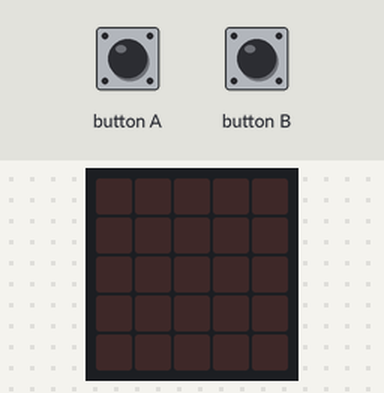
Bench run of a program on a simulated BBC micro:bit running MicroPython. On the bench: the board's 5×5 LED display. The test bench sets the inputs (shaded band).

Above: at 1.2 s.
1.3 s: button A pressed for 0.15 s
At 2.4 s:
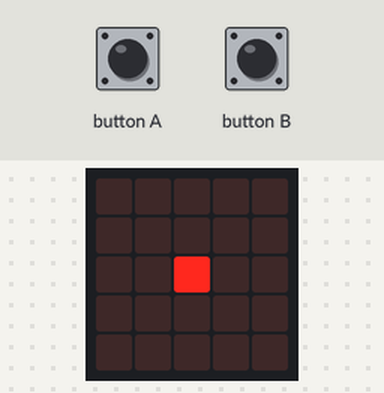
2.9 s: button B pressed for 0.15 s
At 3.6 s:
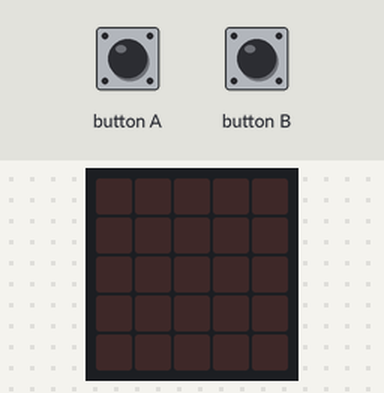
4.5 s: button B pressed for 1 s
At 4.8 s:
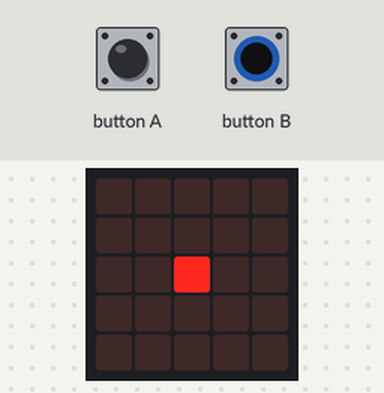
7.0 s: button B pressed for 3.2 s
At 7.9 s:
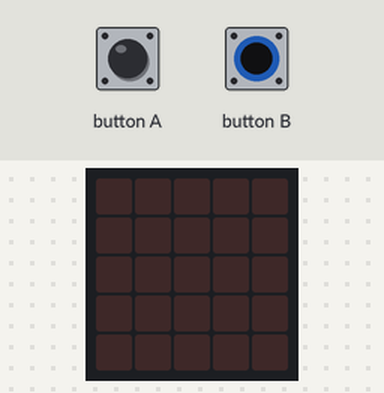
Timing chart, 0 to 10.0 s (numbered marks = the images above; inputs shaded):
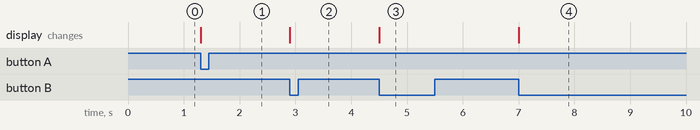

Measured:
- after the input at 1.3 s, the display: changes at once (image 1)
- after the input at 2.9 s, the display: changes at once (image 2)
- after the input at 4.5 s, the display: changes at once (image 3)
- after the input at 7.0 s, the display: changes at once (image 4)

The program:

Interne_programme_5.py
```python
import microbit
valeur = 0 # pour avoir la lampe éteinte
while True :
    if (microbit.button_b.get_presses() + microbit.button_a.get_presses())%2 == 1 :
        valeur = 9-valeur #valeur = 0 : led éteinte, valeur = 9 : led allumée
        # on inverse à chaque fois que l'un des boutons a changé d'état un nombre impair de fois
        microbit.display.set_pixel(2,2,valeur)
```
